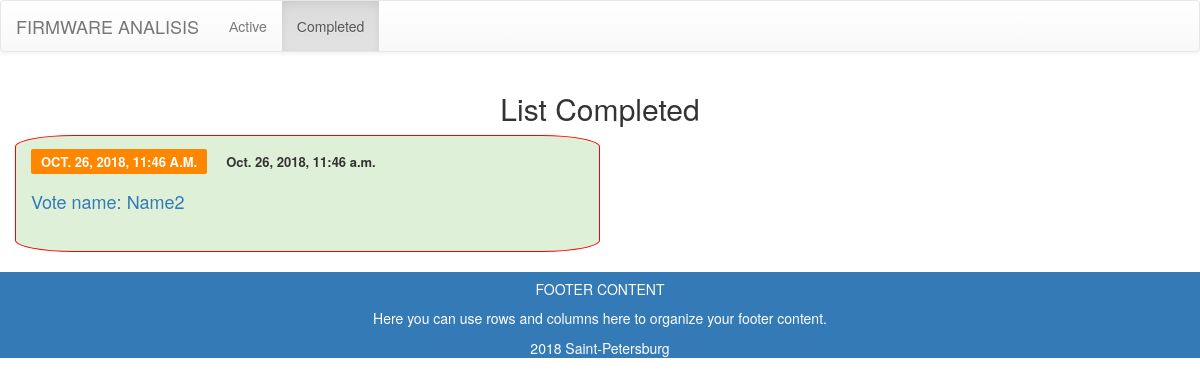
The page /startinterface/CompletedVoiting (signed in) on the database as committed earlier.
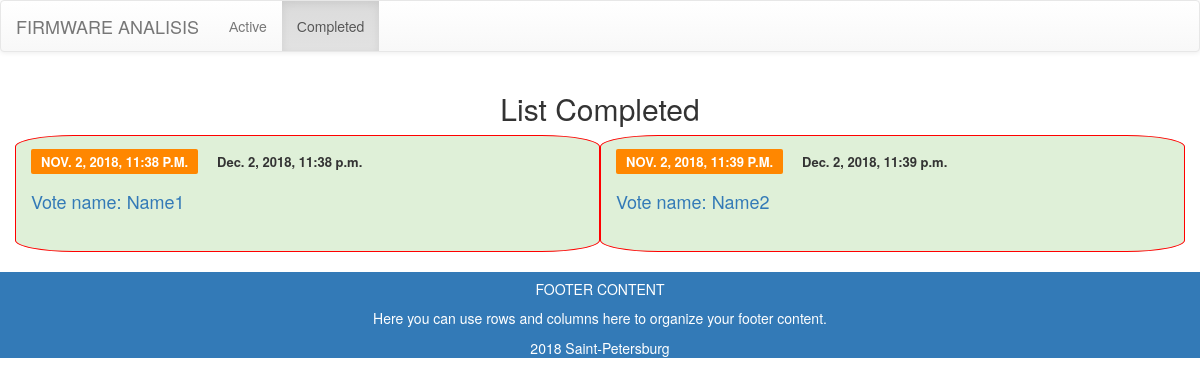
The same page on the database as committed later.
### startinterface/models.py (models this page shows, shortened)
class ModelVoice(models.Model):
    id_name = models.AutoField(primary_key=True)
    nameVoice = models.CharField(max_length=50)
    dateStart = models.DateTimeField()
    dateFinal = models.DateTimeField()
    maxVoice = models.IntegerField()
    person = models.ManyToManyField(ModelPerson, through = 'ModelPersonVoice')
    status = models.BooleanField()
    @property
    def status(self):
        mm = ModelPersonVoice.objects.filter(voice__id_name=self.id_name).filter(changeVoice__gte=self.maxVoice)
        if mm:
            return False
        if timezone.now()>=self.dateFinal:
            return  False
        return True

### startinterface/views.py (the view)
# urls.py: url(r'CompletedVoiting$', views.CompletedVoiting, name='CompletedVoiting'),
def CompletedVoiting(request):
    if not request.user.is_authenticated():
        return HttpResponseRedirect('accounts/login/')
    modelvoice=[]
    listobjaects = ModelVoice.objects.all()
    if listobjaects:
        for e in listobjaects:
            if e.status == False:
                modelvoice.append(e)
    return render(request, "startinterface/ListCompleted.html", {'modelvoice': modelvoice})

### startinterface/templates/startinterface/ListCompleted.html (shortened to what this page needs)
{% extends "startinterface/wrapper.html" %}
{% load staticfiles %}
{% block menu %}
	<li ><a href={% url 'SelectStatus' %}>Аctive</a></li>
    <li class="active"><a href={% url 'CompletedVoiting' %}>Сompleted</a></li>
{% endblock %}
{% block form %}
    {% if modelvoice|length != 0 %}
		<div class="section section-grey">
			<div class="container">
				<div class="row">
					<div class="col-md-12">
						<div class="section-title text-center">
							<h2>List Completed</h2>
						</div>
					</div>
 					{% for i in modelvoice %}
					<div class="col-md-6 bg-success circleBase type1">
						<div class="post ">
							<div class="post-body ">
								<div class="post-meta post-category cat-2">
									<a class="post-category cat-2" > {{i.dateStart}}</a>
									<span class="post-date">{{i.dateFinal}}</span>
								</div>
								<h3 class="post-title"><a href={% url 'DetaleCompleted' %}?id={{i.id_name}}>Vote name: {{i.nameVoice}}</a></h3>
							</div>
						</div>
					</div>
					{% endfor %}
				</div>
			</div>
		</div>
		{% else %}
	<div class="section-title text-center">
		<h2>There are no completed votes!</h2>
	</div>
	{% endif %}
		<br>
{% endblock %}

Rows that differ between the two databases and show on the page:
now on this page (row edited): ModelVoice: dateStart "NOV. 2, 2018, 11:38 P.M.", dateFinal "Dec. 2, 2018, 11:38 p.m.", nameVoice "Name1"
changed ModelVoice "Name2": dateStart "OCT. 26, 2018, 11:46 A.M." → "NOV. 2, 2018, 11:39 P.M."; dateFinal "Oct. 26, 2018, 11:46 a.m." → "Dec. 2, 2018, 11:39 p.m."
